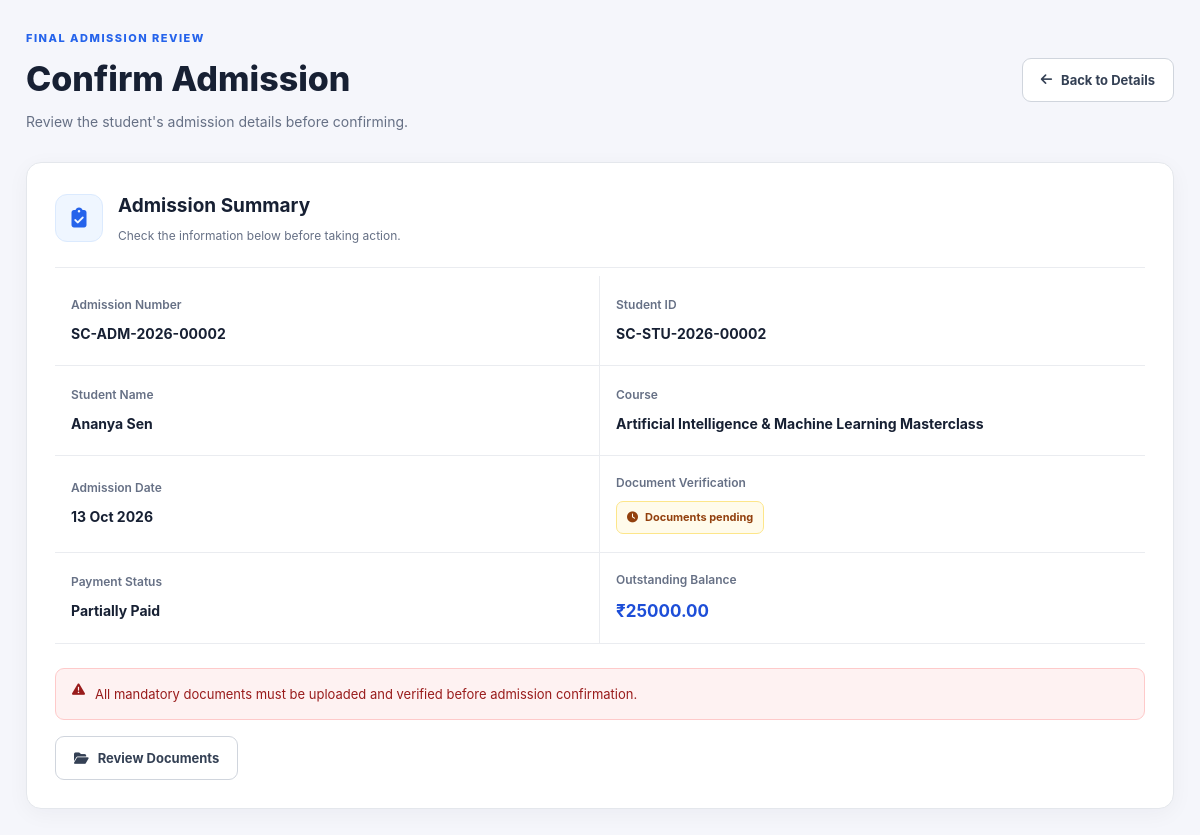
Page /admissions/2/confirm/ (signed in) on the committed database.
### app/models.py (models this page shows, shortened)
class Admission(models.Model):
    PAYMENT_STATUS_CHOICES = [
        ("Pending", "Pending"),
        ("Partially Paid", "Partially Paid"),
        ("Paid", "Paid"),
        ("Failed", "Failed"),
        ("Refunded", "Refunded"),
    ]
    ADMISSION_STATUS_CHOICES = [
        ("Draft", "Draft"),
        ("Documents Pending", "Documents Pending"),
        ("Verification Completed", "Verification Completed"),
        ("Confirmed", "Admission Confirmed"),
        ("Cancelled", "Cancelled"),
    ]
    DELIVERY_MODE_CHOICES = [
        ("Online", "Online"),
        ("Offline", "Offline"),
        ("Hybrid", "Hybrid"),
        ("Recorded", "Recorded"),
        ("Live", "Live Interactive"),
    ]
    admission_number = models.CharField(max_length=40, unique=True, editable=False)
    enquiry = models.OneToOneField(
        Enquiry, null=True, blank=True, on_delete=models.SET_NULL,
        related_name="admission",
    )
    student = models.ForeignKey(Student, on_delete=models.PROTECT, related_name="admissions")
    course = models.ForeignKey(Course, on_delete=models.PROTECT, related_name="admissions")
    batch = models.ForeignKey(
        Batch, null=True, blank=True, on_delete=models.SET_NULL, related_name="admissions"
    )
    delivery_mode = models.CharField(
        max_length=30, choices=DELIVERY_MODE_CHOICES, default="Offline"
    )
    admission_date = models.DateField(default=timezone.localdate)
    course_fee = models.DecimalField(
        max_digits=10, decimal_places=2, default=Decimal("0.00"),
        validators=[MinValueValidator(Decimal("0.00"))],
    )
    scholarship_discount = models.DecimalField(
        max_digits=10, decimal_places=2, default=Decimal("0.00"),
        validators=[MinValueValidator(Decimal("0.00"))],
    )
    final_payable_amount = models.DecimalField(
        max_digits=10, decimal_places=2, default=Decimal("0.00"),
        validators=[MinValueValidator(Decimal("0.00"))],
    )
    amount_paid = models.DecimalField(
        max_digits=10, decimal_places=2, default=Decimal("0.00"),
        validators=[MinValueValidator(Decimal("0.00"))],
    )
    outstanding_balance = models.DecimalField(
        max_digits=10, decimal_places=2, default=Decimal("0.00"),
        validators=[MinValueValidator(Decimal("0.00"))],
    )
    payment_status = models.CharField(
        max_length=30, choices=PAYMENT_STATUS_CHOICES, default="Pending"
    )
    admission_status = models.CharField(
        max_length=35, choices=ADMISSION_STATUS_CHOICES, default="Draft"
    )
    counsellor = models.ForeignKey(
        settings.AUTH_USER_MODEL, null=True, blank=True, on_delete=models.SET_NULL,
        related_name="admissions_handled",
    )
    remarks = models.TextField(blank=True)
    created_at = models.DateTimeField(auto_now_add=True)
    updated_at = models.DateTimeField(auto_now=True)
    class Meta:
        ordering = ["-created_at"]
    @property
    def all_mandatory_documents_verified(self):
        mandatory_docs = self.documents.filter(is_mandatory=True)
        return mandatory_docs.exists() and not mandatory_docs.exclude(
            verification_status="Verified"
        ).exists()

class Student(models.Model):
    GENDER_CHOICES = [
        ("Male", "Male"),
        ("Female", "Female"),
        ("Other", "Other"),
    ]
    student_id = models.CharField(max_length=35, unique=True, editable=False)
    user = models.OneToOneField(
        settings.AUTH_USER_MODEL, null=True, blank=True, on_delete=models.SET_NULL,
        related_name="student_profile",
    )
    full_name = models.CharField(max_length=150)
    email = models.EmailField(unique=True)
    mobile = models.CharField(max_length=25)
    dob = models.DateField(null=True, blank=True)
    gender = models.CharField(max_length=20, choices=GENDER_CHOICES, blank=True)
    address = models.TextField(blank=True)
    location = models.CharField(max_length=150, blank=True)
    highest_qualification = models.CharField(max_length=150, blank=True)
    university = models.CharField(max_length=200, blank=True)
    college = models.CharField(max_length=200, blank=True)
    passing_year = models.PositiveIntegerField(
        null=True, blank=True, validators=[MinValueValidator(1950), MaxValueValidator(2100)]
    )
    percentage_cgpa = models.CharField(max_length=50, blank=True)
    photo = models.ImageField(upload_to="students/photos/", blank=True, null=True)
    is_active = models.BooleanField(default=True)
    created_at = models.DateTimeField(auto_now_add=True)
    updated_at = models.DateTimeField(auto_now=True)
    class Meta:
        ordering = ["-created_at"]

class Course(models.Model):
    STATUS_CHOICES = [("Active", "Active"), ("Inactive", "Inactive")]
    DURATION_UNIT_CHOICES = [
        ("Days", "Days"),
        ("Months", "Months"),
        ("Years", "Years"),
        ("Hours", "Hours"),
    ]
    COURSE_TYPE_CHOICES = [
        ("Certification", "Certification"),
        ("Diploma", "Diploma"),
        ("Advanced Diploma", "Advanced Diploma"),
        ("Fast Track", "Fast Track / Boot Camp"),
        ("Internship Program", "Internship Program"),
        ("Master Program", "Master Program"),
    ]
    name = models.CharField(max_length=200)
    code = models.CharField(max_length=50, unique=True)
    category = models.ForeignKey(
        CourseCategory, on_delete=models.PROTECT, related_name="courses"
    )
    course_type = models.CharField(
        max_length=50, choices=COURSE_TYPE_CHOICES, default="Certification"
    )
    description = models.TextField(blank=True)
    duration = models.PositiveIntegerField(
        default=3, validators=[MinValueValidator(1)],
        help_text="Duration value, e.g. 3, 6, or 45",
    )
    duration_unit = models.CharField(
        max_length=20, choices=DURATION_UNIT_CHOICES, default="Months"
    )
    fee = models.DecimalField(
        max_digits=10, decimal_places=2, default=Decimal("25000.00"),
        validators=[MinValueValidator(Decimal("0.00"))],
    )
    available_delivery_modes = models.CharField(
        max_length=150,
        default="Online, Offline, Hybrid",
        help_text="Comma-separated delivery modes, e.g. Online, Offline, Hybrid",
    )
    assigned_trainer = models.ForeignKey(
        settings.AUTH_USER_MODEL,
        null=True,
        blank=True,
        on_delete=models.SET_NULL,
        related_name="trainer_courses",
    )
    status = models.CharField(max_length=20, choices=STATUS_CHOICES, default="Active")
    created_at = models.DateTimeField(auto_now_add=True)
    updated_at = models.DateTimeField(auto_now=True)
    class Meta:
        ordering = ["name"]

### app/views.py (the view, shortened to what this page needs)
@login_required
def admission_confirmation(request, pk):
    admission = get_object_or_404(
        Admission.objects.select_related("student", "course"),
        pk=pk,
    )
    return render(
        request,
        "admissions/admission_confirmation.html",
        {"admission": admission},
    )

### app/templates/admissions/admission_confirmation.html (shortened to what this page needs)
{% extends "admissions/base.html" %}
{% load static %}
{% block extra_css %}
<link rel="stylesheet" href="{% static 'css/admission_confirmation.css' %}">
{% endblock %}
{% block content %}
<div class="confirmation-page">
    <div class="confirmation-heading">
        <div>
            <span class="eyebrow">FINAL ADMISSION REVIEW</span>
            <h1>Confirm Admission</h1>
            <p>Review the student's admission details before confirming.</p>
        </div>
        <a href="{% url 'admission_detail' admission.pk %}"
           class="confirmation-btn btn-outline">
            <i class="fa-solid fa-arrow-left"></i>
            Back to Details
        </a>
    </div>
    <section class="confirmation-card">
        <div class="card-heading">
            <span class="card-icon">
                <i class="fa-solid fa-clipboard-check"></i>
            </span>
            <div>
                <h2>Admission Summary</h2>
                <p>Check the information below before taking action.</p>
            </div>
        </div>
        <dl class="confirmation-details">
            <div class="detail-row">
                <dt>Admission Number</dt>
                <dd>{{ admission.admission_number }}</dd>
            </div>
            <div class="detail-row">
                <dt>Student ID</dt>
                <dd>{{ admission.student.student_id }}</dd>
            </div>
            <div class="detail-row">
                <dt>Student Name</dt>
                <dd>{{ admission.student.full_name }}</dd>
            </div>
            <div class="detail-row">
                <dt>Course</dt>
                <dd>{{ admission.course.name }}</dd>
            </div>
            <div class="detail-row">
                <dt>Admission Date</dt>
                <dd>{{ admission.admission_date|date:"d M Y" }}</dd>
            </div>
            <div class="detail-row">
                <dt>Document Verification</dt>
                <dd>
                    {% if admission.all_mandatory_documents_verified %}
                        <span class="confirmation-status status-verified">
                            <i class="fa-solid fa-circle-check"></i>
                            All mandatory documents verified
                        </span>
                    {% else %}
                        <span class="confirmation-status status-warning">
                            <i class="fa-solid fa-clock"></i>
                            Documents pending
                        </span>
                    {% endif %}
                </dd>
            </div>
            <div class="detail-row">
                <dt>Payment Status</dt>
                <dd>{{ admission.get_payment_status_display }}</dd>
            </div>
            <div class="detail-row">
                <dt>Outstanding Balance</dt>
                <dd class="balance-amount">
                    ₹{{ admission.outstanding_balance|floatformat:2 }}
                </dd>
            </div>
        </dl>
        <div class="confirmation-action">
            {% if admission.admission_status == "Confirmed" %}
                <div class="confirmation-alert success">
                    <i class="fa-solid fa-circle-check"></i>
                    This admission is already confirmed.
                </div>
            {% elif admission.admission_status == "Cancelled" %}
                <div class="confirmation-alert error">
                    <i class="fa-solid fa-circle-exclamation"></i>
                    Cancelled admissions cannot be confirmed.
                </div>
            {% elif not admission.all_mandatory_documents_verified %}
                <div class="confirmation-alert error">
                    <i class="fa-solid fa-triangle-exclamation"></i>
                    All mandatory documents must be uploaded and verified
                    before admission confirmation.
                </div>
                <a href="{% url 'document_verification' admission.pk %}"
                   class="confirmation-btn btn-outline">
                    <i class="fa-solid fa-folder-open"></i>
                    Review Documents
                </a>
            {% endif %}
        </div>
    </section>
</div>
{% endblock %}

### app/static/css/admission_dashboard.css (style rules this page uses)
:root { --primary: #5b4ce2; --primary-dark: #4738c7; --primary-light: #eeebff; --purple: #7656e8; --orange: #f59e0b; --blue: #3b82f6; --green: #16a36a; --teal: #0d9488; --red: #dc2626; --sidebar-bg: #211b3b; --sidebar-hover: #30284f; --sidebar-active: #5142bc; --page-bg: #f5f6fb; --card-bg: #ffffff; --text-primary: #20243a; --text-secondary: #777d92; --text-light: #a1a6b7; --border: #e9eaf2; --shadow: 0 5px 22px rgba(34, 31, 72, 0.045); --sidebar-width: 270px; --radius: 16px; }
* { margin: 0; padding: 0; box-sizing: border-box; }
html { scroll-behavior: smooth; }
body { min-height: 100vh; font-family: "Inter", sans-serif; background: var(--page-bg); color: var(--text-primary); font-size: 14px; line-height: 1.6; -webkit-font-smoothing: antialiased; }
button, a { -webkit-tap-highlight-color: transparent; }
a { color: inherit; text-decoration: none; }
i { line-height: 1; }
.eyebrow { display: inline-block; margin-bottom: 8px; color: #087e9c; font-size: 10px; font-weight: 800; letter-spacing: 1.6px; }
.btn-outline { color: #50566e; background: #ffffff; border-color: #dedfec; }
@media (max-width: 1450px) { :root { --sidebar-width: 250px; } }

### rows in the picture
Admission: admission_number "SC-ADM-2026-00002", student.student_id "SC-STU-2026-00002", student.full_name "Ananya Sen", course.name "Artificial Intelligence & Machine Learning Masterclass", admission_date "13 Oct 2026", payment_status "Partially Paid", outstanding_balance "25000.00"
